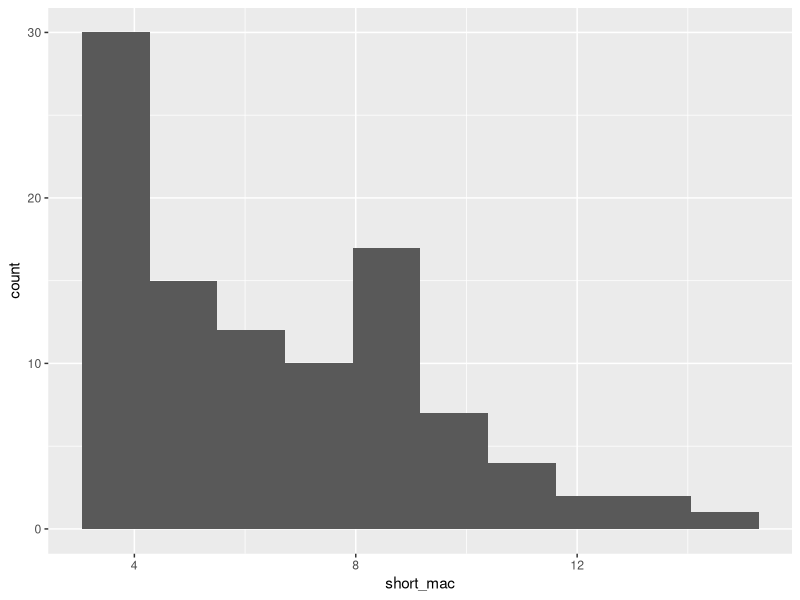

Write the R code that produced this figure. (Note: this script raises an error after producing the figure.)
library(tidyverse)
library(ggplot2)
library(dplyr)
library(tidyr)

#############
# SAMPLE 1 #
############
n <- 100
record_id <- 1:n
sex <- sample(c("Male", "Female"), n, replace = TRUE, prob = c(0.40, 0.60))
age <- rnorm(n, mean = 67.4, sd = 9)
short_mac <- rnorm(n, mean = 6, sd = 3)

# Restrict age and short_mac to defined ranges
age <- pmax(50, pmin(90, round(age)))
short_mac <- pmax(4, pmin(20, round(short_mac)))

df <- data.frame(
  record_id = record_id,
  age = age,
  sex = sex,
  short_mac = short_mac
)

# Quick histogram check for short_mac
df %>% 
  ggplot(aes(x = short_mac)) + 
  geom_histogram(bins = 10)

# Create age_in_range variable:
# 1: ages ≤ 63, 64-72, ≥ 73
df <- df %>% 
  mutate(age_in_range = cut(age, breaks = c(50, 64, 73, Inf),
                            right = FALSE, labels = FALSE))

# Create sexatbirth variable: 1 = Female, 2 = Male
df <- df %>% 
  mutate(sexatbirth = if_else(sex == "Female", 1, 2))

# Create sum_pain_intensity variable based on short_mac:
# 1: 4-7, 2: 8-11, 3: 12-20
df <- df %>% 
  mutate(sum_pain_intensity = cut(short_mac, breaks = c(4, 8, 12, 21),
                                  right = FALSE, labels = FALSE))

# Optional: view tables of the new coded variables
table(df$age_in_range)
table(df$sexatbirth)
table(df$sum_pain_intensity)

# Save to CSV
write_csv(df, "~/Documents/1_REJOICE_sim.csv")

#############
# SAMPLE 2 #
############
n <- 100
record_id <- 1:n
sex <- sample(c("Male", "Female"), n, replace = TRUE, prob = c(0.40, 0.60))
age <- rnorm(n, mean = 67.4, sd = 9)
short_mac <- rnorm(n, mean = 7, sd = 3)

# Restrict age and short_mac to defined ranges
age <- pmax(50, pmin(90, round(age)))
short_mac <- pmax(4, pmin(20, round(short_mac)))

df <- data.frame(
  record_id = record_id,
  age = age,
  sex = sex,
  short_mac = short_mac
)

# Quick histogram check for short_mac
df %>% 
  ggplot(aes(x = short_mac)) + 
  geom_histogram(bins = 10)

# Create age_in_range variable:
# 1: ages ≤ 63, 64-72, ≥ 73
df <- df %>% 
  mutate(age_in_range = cut(age, breaks = c(50, 64, 73, Inf),
                            right = FALSE, labels = FALSE))

# Create sexatbirth variable: 1 = Female, 2 = Male
df <- df %>% 
  mutate(sexatbirth = if_else(sex == "Female", 1, 2))

# Create sum_pain_intensity variable based on short_mac:
# 1: 4-7, 2: 8-11, 3: 12-20
df <- df %>% 
  mutate(sum_pain_intensity = cut(short_mac, breaks = c(4, 8, 12, 21),
                                  right = FALSE, labels = FALSE))

# Optional: view tables of the new coded variables
table(df$age_in_range)
table(df$sexatbirth)
table(df$sum_pain_intensity)

# Save to CSV
write_csv(df, "~/Documents/2_REJOICE_sim.csv")

#############
# SAMPLE 3 #
############
n <- 100
record_id <- 1:n
sex <- sample(c("Male", "Female"), n, replace = TRUE, prob = c(0.40, 0.60))
age <- rnorm(n, mean = 67.4, sd = 9)
short_mac <- rnorm(n, mean = 8, sd = 3)

# Restrict age and short_mac to defined ranges
age <- pmax(50, pmin(90, round(age)))
short_mac <- pmax(4, pmin(20, round(short_mac)))

df <- data.frame(
  record_id = record_id,
  age = age,
  sex = sex,
  short_mac = short_mac
)

# Quick histogram check for short_mac
df %>% 
  ggplot(aes(x = short_mac)) + 
  geom_histogram(bins = 10)

# Create age_in_range variable:
# 1: ages ≤ 63, 64-72, ≥ 73
df <- df %>% 
  mutate(age_in_range = cut(age, breaks = c(50, 64, 73, Inf),
                            right = FALSE, labels = FALSE))

# Create sexatbirth variable: 1 = Female, 2 = Male
df <- df %>% 
  mutate(sexatbirth = if_else(sex == "Female", 1, 2))

# Create sum_pain_intensity variable based on short_mac:
# 1: 4-7, 2: 8-11, 3: 12-20
df <- df %>% 
  mutate(sum_pain_intensity = cut(short_mac, breaks = c(4, 8, 12, 21),
                                  right = FALSE, labels = FALSE))

# Optional: view tables of the new coded variables
table(df$age_in_range)
table(df$sexatbirth)
table(df$sum_pain_intensity)

# Save to CSV
write_csv(df, "~/Documents/3_REJOICE_sim.csv")

